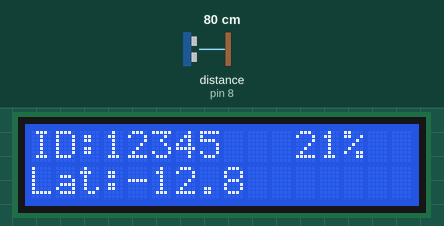
The sketch below on a simulated Arduino Uno, built with avr-gcc and run on an emulated ATmega328P. Parts: 16×2 character LCD. Wiring (inferred from the names in the program): ultrasonic range finder: trigger pin 9; echo pin 8. The inputs (shaded band) are chosen by the test bench; at power-on: distance to the obstacle (sensor on pin 8) 80 cm. The echo pulse lasts 58.3 µs per cm.

Above: at 3.2 s.
3.3 s: distance to the obstacle (sensor on pin 8) set to 2 cm
At 9.5 s:
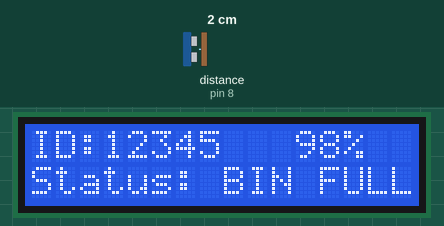
15.2 s: distance to the obstacle (sensor on pin 8) set to 4 cm
At 24.3 s:
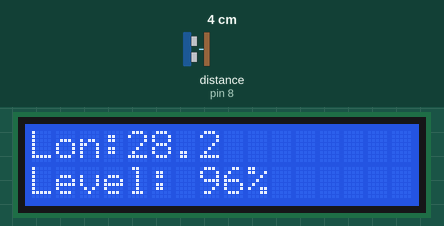
24.6 s: distance to the obstacle (sensor on pin 8) set to 9 cm
At 27.0 s:
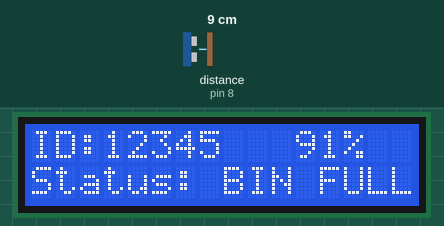
Timing chart, 0 to 28.5 s (numbered marks = the images above; inputs shaded):
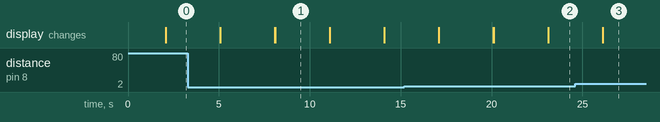

The sketch:

SmartBin.ino
```cpp
#include <LiquidCrystal.h>

// LCD pins: RS, E, D4, D5, D6, D7
LiquidCrystal lcd(7, 6, 5, 4, 3, 2);

// Ultrasonic sensor pins
#define TRIG_PIN 9
#define ECHO_PIN 8

// Bin configuration
#define BIN_DEPTH 100.0 // Bin height in cm
#define BIN_ID 12345UL
const float LATITUDE = -12.80629;
const float LONGITUDE = 28.23835;

void setup() {
  lcd.begin(16, 2);
  pinMode(TRIG_PIN, OUTPUT);
  pinMode(ECHO_PIN, INPUT);

  lcd.setCursor(0, 0);
  lcd.print("Smart Bin System");
  delay(2000);
  lcd.clear();
}

void loop() {
  float distance = getDistance();
  int fullness = (int)((1.0 - (distance / BIN_DEPTH)) * 100.0);
  if (fullness < 0) fullness = 0;
  if (fullness > 100) fullness = 100;

  // Line 1: Bin ID and Fill %
  lcd.setCursor(0, 0);
  lcd.print("ID:");
  lcd.print(BIN_ID);
  lcd.setCursor(11, 0);
  lcd.print(fullness);
  lcd.print("%");

  // Line 2: GPS or Warning
  lcd.setCursor(0, 1);
  if (fullness >= 80) {
    lcd.print("Status: BIN FULL  ");
  } else {
    lcd.print("Lat:");
    lcd.print(LATITUDE, 1); // Only 1 decimal to fit
  }

  delay(3000);

  // Optional second screen: Longitude
  lcd.clear();
  lcd.setCursor(0, 0);
  lcd.print("Lon:");
  lcd.print(LONGITUDE, 1); // Limited decimals for LCD width

  lcd.setCursor(0, 1);
  lcd.print("Level: ");
  lcd.print(fullness);
  lcd.print("%");

  delay(3000);
  lcd.clear();
}

float getDistance() {
  digitalWrite(TRIG_PIN, LOW);
  delayMicroseconds(2);
  digitalWrite(TRIG_PIN, HIGH);
  delayMicroseconds(10);
  digitalWrite(TRIG_PIN, LOW);

  long duration = pulseIn(ECHO_PIN, HIGH);
  float distance = duration * 0.034 / 2;
  if (distance > BIN_DEPTH || distance <= 0) {
    distance = BIN_DEPTH;
  }
  return distance;
}
```

Measured:
- after the input at 3.3 s, the display: first differs from a run without the input after 4.8 s (image 1)
- what the display in image 1 shows lasts 3.0 s, from 8.1 s to 11.1 s
